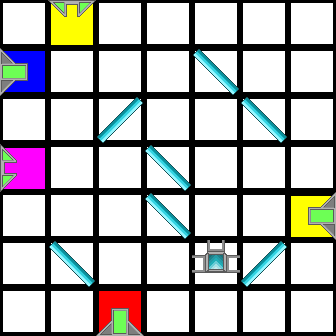

A 2D game scene composited from a Tiled map and its tileset images. What follows is a short description and the map's XML, with every tile layer's data as written:
An orthogonal 7x7 tile map with 48x48 px tiles, 2 tile layers (Colors, Tiles).

<map version="1.0" orientation="orthogonal" renderorder="right-down" width="7" height="7" tilewidth="48" tileheight="48" nextobjectid="1">
 <properties>
  <property name="AvailableTiles" value="1, 1, 2" />
 </properties>
 <tileset firstgid="1" source="tiles.tsx" />
 <layer name="Colors" width="7" height="7">
  <data encoding="csv">
47,44,47,47,47,47,47,
43,47,47,47,47,47,47,
47,47,47,47,47,47,47,
45,47,47,47,47,47,47,
47,47,47,47,47,47,44,
47,47,47,47,47,47,47,
47,47,41,47,47,47,47
</data>
 </layer>
 <layer name="Tiles" width="7" height="7">
  <data encoding="csv">
1,11,1,1,1,1,1,
6,1,1,1,3,1,1,
1,1,2,1,1,3,1,
10,1,1,3,1,1,1,
1,1,1,3,1,1,8,
1,3,1,1,13,2,1,
1,1,5,1,1,1,1
</data>
 </layer>
</map>
